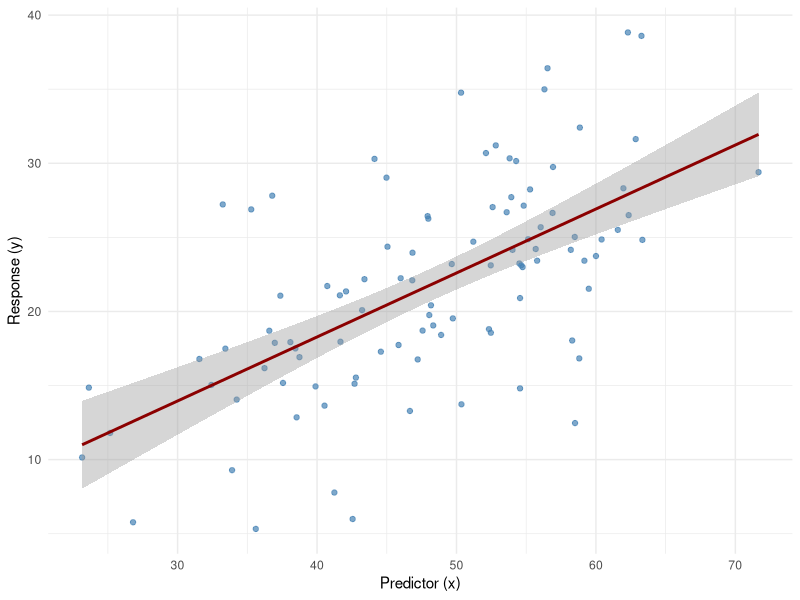
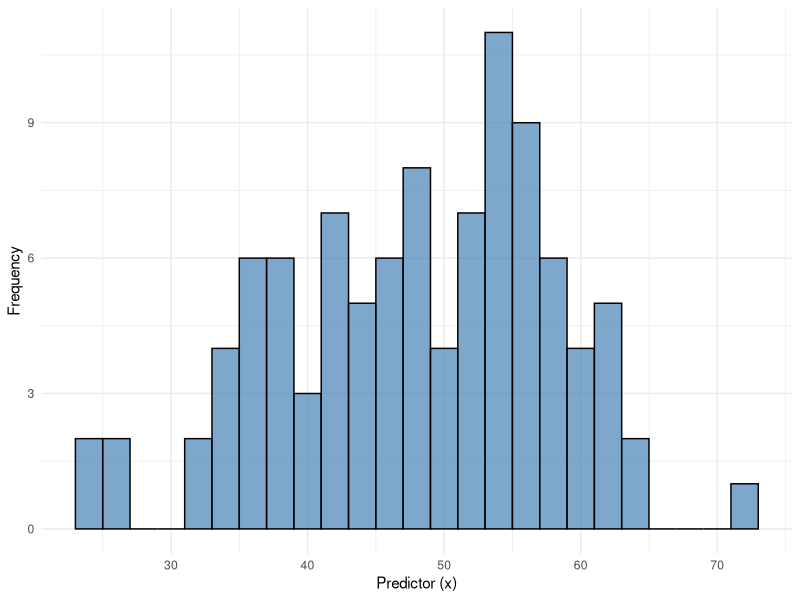
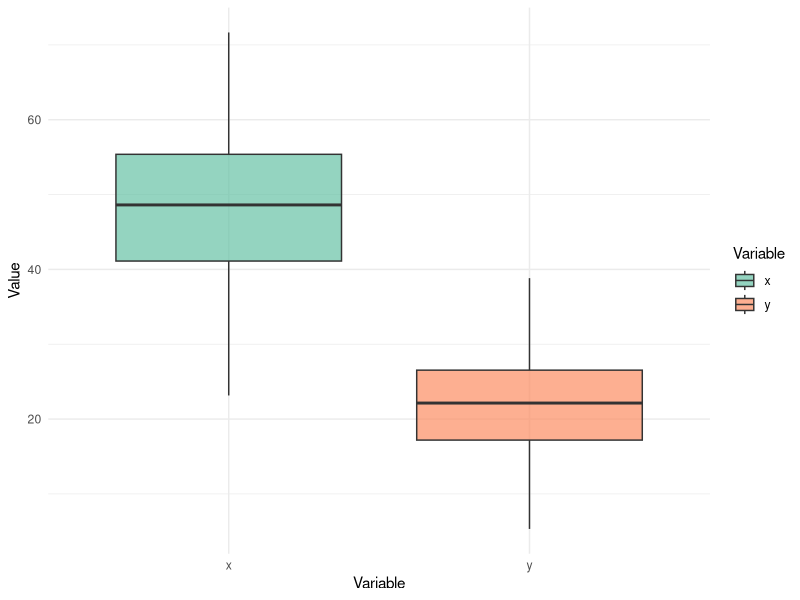

Write R code to recreate these figures, in order.
## ---- chunk 1
#| label: setup
#| include: false

library(tidyverse)
library(knitr)
library(kableExtra)
## ---- chunk 2
#| label: tbl-kable-example
#| tbl-cap: "Summary statistics using kable with enhanced formatting"

# Create sample data
sample_data <- tibble(
  id = 1:100,
  x = rnorm(100, mean = 50, sd = 10),
  y = 3 + 0.4 * x + rnorm(100, sd = 5)
)

# Create summary table
sample_data %>%
  summarize(
    n = n(),
    mean_x = mean(x),
    sd_x = sd(x),
    mean_y = mean(y),
    sd_y = sd(y)
  ) %>%
  kable(
    digits = 2,
    col.names = c("N", "Mean X", "SD X", "Mean Y", "SD Y"),
    align = "ccccc"
  )
## ---- chunk 3
#| label: tbl-advanced
#| tbl-cap: "Advanced table formatting with kableExtra"
#| html-table-processing: none

sample_data %>%
  group_by(cut(x, breaks = 3, labels = c("Low", "Medium", "High"))) %>%
  summarize(
    Count = n(),
    Mean_Y = mean(y),
    SD_Y = sd(y),
    Min_Y = min(y),
    Max_Y = max(y),
    .groups = "drop"
  ) %>%
  kable(
    digits = 2,
    col.names = c("X Category", "Count", "Mean Y", "SD Y", "Min Y", "Max Y"),
    align = "lccccc"
  ) %>%
  kable_classic() %>%
  add_footnote(
    label = c("Data grouped by tertiles of x values."),
    notation = "none",
    threeparttable = TRUE
  )
## ---- chunk 4
#| label: fig-scatter
#| fig-cap: "Relationship between predictor x and response y"
#| fig-height: 5
#| fig-alt: "Scatterplot showing a positive linear relationship between x and y variables with points distributed around a linear trend"

ggplot(sample_data, aes(x = x, y = y)) +
  geom_point(alpha = 0.7, color = "steelblue") +
  geom_smooth(method = "lm", se = TRUE, color = "darkred") +
  theme_minimal() +
  labs(
    x = "Predictor (x)",
    y = "Response (y)"
  )
## ---- chunk 5
#| label: fig-histogram
#| fig-cap: "Distribution of predictor variable x"
#| fig-height: 4
#| fig-alt: !expr ggplot2::get_alt_text(ggplot2::last_plot())

ggplot(sample_data, aes(x = x)) +
  geom_histogram(
    binwidth = 2,
    fill = "steelblue",
    color = "black",
    alpha = 0.7
  ) +
  theme_minimal() +
  labs(
    x = "Predictor (x)",
    y = "Frequency",
    alt = "Histogram showing the distribution of x values, which appears approximately normal and centered around 50"
  )
## ---- chunk 6
#| label: fig-multiplot
#| fig-cap: "Comparison of distributions"
#| fig-height: 4
#| fig-width: 8
#| fig-alt: "Two boxplots side by side comparing the distributions of x and y variables"

# Reshape data for plotting
plot_data <- sample_data %>%
  select(x, y) %>%
  pivot_longer(cols = everything(), names_to = "variable", values_to = "value")

ggplot(plot_data, aes(x = variable, y = value, fill = variable)) +
  geom_boxplot(alpha = 0.7) +
  theme_minimal() +
  scale_fill_brewer(palette = "Set2") +
  labs(
    x = "Variable",
    y = "Value",
    fill = "Variable"
  )
